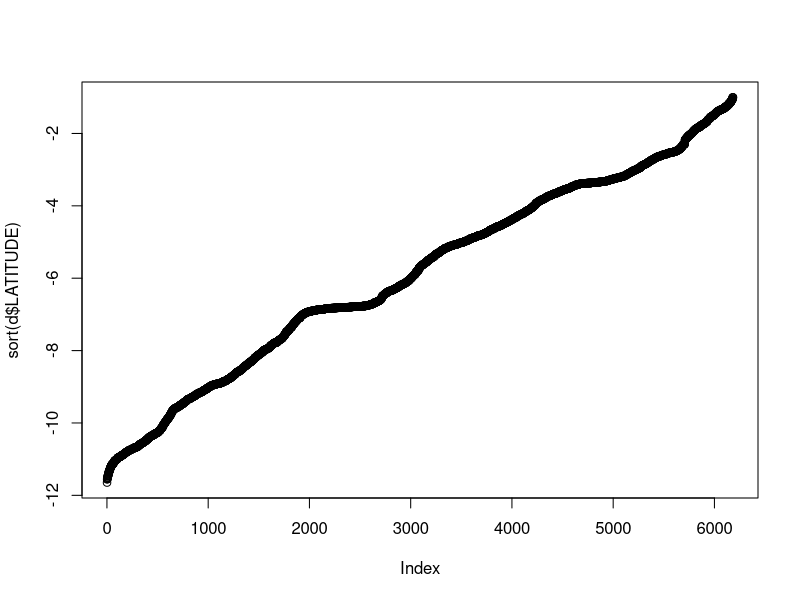

Source code (R):
## ---- chunk 1
knitr::opts_chunk$set(echo = TRUE)
## ---- chunk 2
d <- read.csv("Operating-Health-Facilities-with-location-2014.csv", stringsAsFactors=FALSE)

## ---- chunk 3
dim(d)
nrow(d)
ncol(d)
## ---- chunk 4
colnames(d)
head(d)
tail(d)
## ---- chunk 5
table(d$ZONE) 
summary(d)
plot(sort(d$LATITUDE))

## ---- chunk 6
x <- table(d$REGION)
names(which.min(x))
min(x)
names(which.max(x))
max(x)

